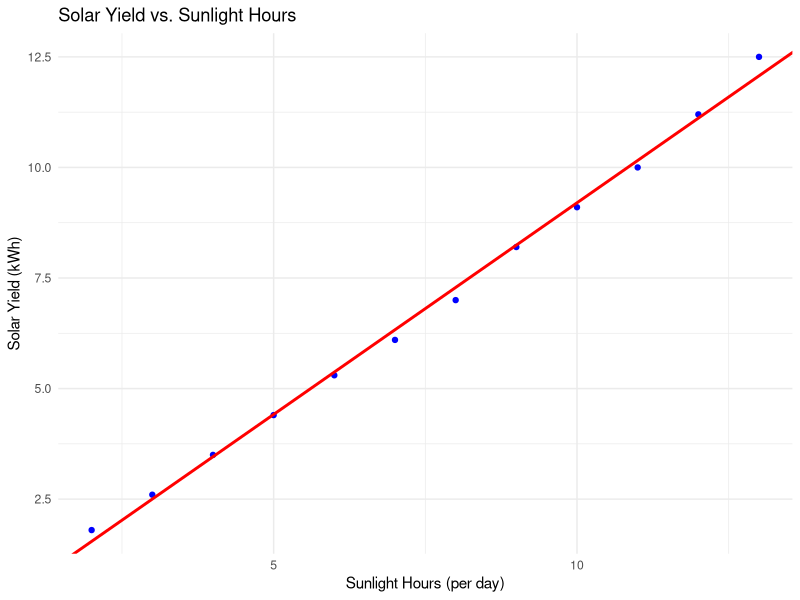

This figure's R source:
# Load necessary library
library(ggplot2)

# Create dataset
data <- data.frame(
  Sunlight_Hours = c(2, 3, 4, 5, 6, 7, 8, 9, 10, 11, 12, 13),
  Solar_Yield = c(1.8, 2.6, 3.5, 4.4, 5.3, 6.1, 7.0, 8.2, 9.1, 10.0, 11.2, 12.5)
)
print(data)  
summary(data)  

# Extract variables
Sunlight_Hours <- data$Sunlight_Hours
Solar_Yield <- data$Solar_Yield

# Calculate Mean
mean_x <- mean(Sunlight_Hours)
mean_y <- mean(Solar_Yield)

# Calculate Slope (a) and Intercept (b)
a <- sum((Sunlight_Hours - mean_x) * (Solar_Yield - mean_y)) / sum((Sunlight_Hours - mean_x)^2)
b <- mean_y - (a * mean_x)

# Display slope and intercept
cat("Slope (a):", a, "\n")
cat("Intercept (b):", b, "\n")

# Predict values using the regression equation
predicted_y <- a * Sunlight_Hours + b

# Plot with ggplot
ggplot(data, aes(x = Sunlight_Hours, y = Solar_Yield)) +
  geom_point(color = "blue", linewidth = 2.3) +  # Scatter plot
  geom_abline(intercept = b, slope = a, color = "red", linewidth = 1) +  # Regression line
  labs(title = "Solar Yield vs. Sunlight Hours",
       x = "Sunlight Hours (per day)",
       y = "Solar Yield (kWh)") +
  theme_minimal()

# New Sunlight Hours (for predictions)
new_sunlight_hours <- data.frame(Sunlight_Hours = c(14, 15, 16))
predicted_new_values <- a * new_sunlight_hours$Sunlight_Hours + b
cat("Predicted Solar Yield for", new_sunlight_hours$Sunlight_Hours, "hours of sunlight:", predicted_new_values, "\n")

# Verify using lm()
model <- lm(Solar_Yield ~ Sunlight_Hours, data = data)
summary(model)

# Model Predictions
lm_predictions <- predict(model, newdata = new_sunlight_hours)

# Compare manual vs lm() predictions
comparison <- data.frame(
  Sunlight_Hours = new_sunlight_hours$Sunlight_Hours,
  Manual_Prediction = predicted_new_values,
  LM_Prediction = lm_predictions
)


print(comparison)


# Error Metrics
mae <- mean(abs(Solar_Yield - predicted_y))  # Mean Absolute Error
mse <- mean((Solar_Yield - predicted_y)^2)  # Mean Squared Error
rmse <- sqrt(mse)  # Root Mean Squared Error

cat("\nError Metrics:\n")
cat("MAE:", mae, "\n")
cat("MSE:", mse, "\n")
cat("RMSE:", rmse, "\n")
